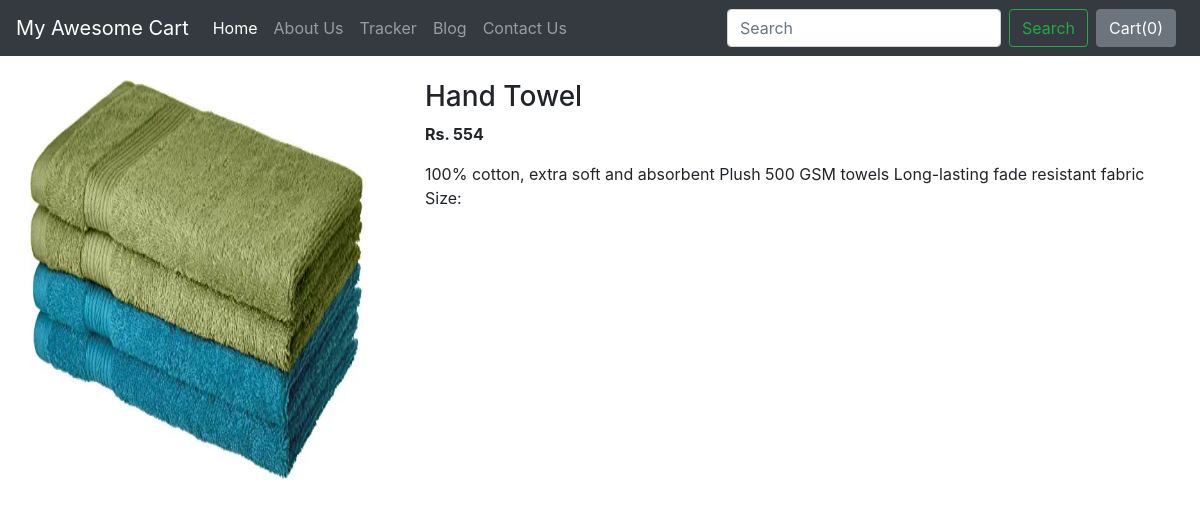
The app's page /shop/product/4 with its own data.
### shop/models.py (models this page shows, shortened)
class Product(models.Model):
    product_id = models.AutoField
    product_name = models.CharField(max_length=30)
    category = models.CharField(max_length=50, default="")
    subcategory = models.CharField(max_length=50, default="")
    price = models.IntegerField(default=0)
    description = models.CharField(max_length=100)
    publish_date = models.DateField()
    image = models.ImageField(upload_to="shop/images",
                              default="", blank=True, null=True)

### shop/views.py (the view)
# urls.py: path("product/<int:myid>", views.product, name="ProductView"),
def product(request, myid):
    product = Product.objects.filter(id=myid)
    return render(request, "shop/prodView.html", {'product': product[0]})

### shop/templates/shop/prodView.html (shortened to what this page needs)
{% extends 'shop/basic.html' %}
{% block body %}
<div class="container my-4">
    <div class="row">
        <div class="col-md-4">
            <div class="row">
                <img src="/media/{{product.image}}" width="333px" height="399px" alt="Image Not Found">
            </div>
        </div>
        <div class="col-md-8">
            <h3>{{product.product_name}}</h3>
            <P><b>Rs. {{product.price}}</b></P>
            <p>{{product.description}}</p>
        </div>
    </div>
</div>
{% endblock %}

### records on screen
Product: image (picture), product_name "Hand Towel", price "554", description "100% cotton, extra soft and absorbent Plush 500 GSM towels Long-lasting fade resistant fabric Size:"
